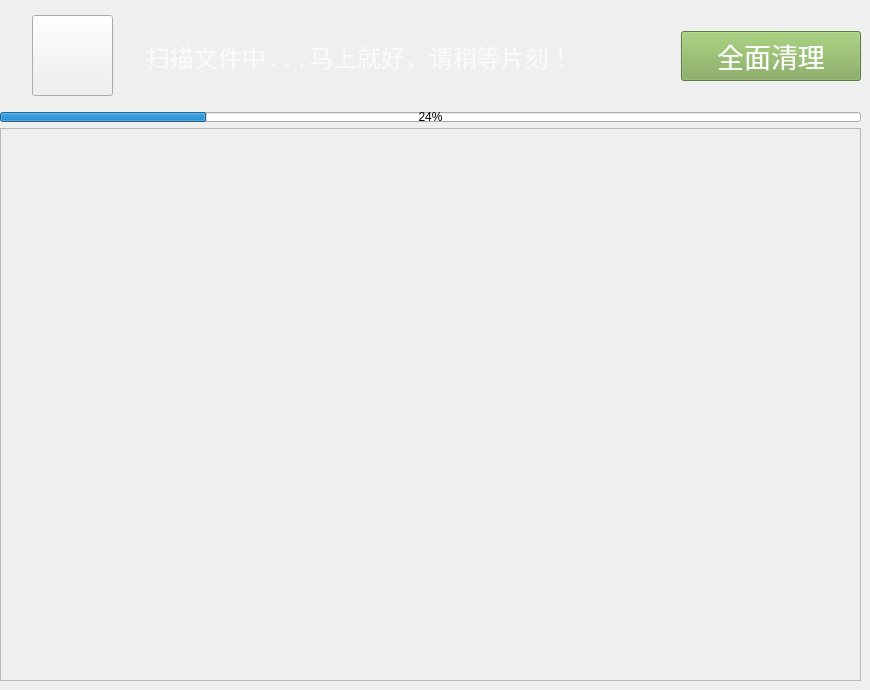
                    <widget class="QWidget" name="sub_cleaner_in_progress">
                     <widget class="QWidget" name="layoutWidget">
                      <property name="geometry">
                       <rect>
                        <x>0</x>
                        <y>0</y>
                        <width>861</width>
                        <height>681</height>
                       </rect>
                      </property>
                      <layout class="QVBoxLayout" name="sub_cleaner_total_layout">
                       <item>
                        <layout class="QVBoxLayout" name="cleaner_in_progress_top_group_w_pgb">
                         <property name="spacing">
                          <number>0</number>
                         </property>
                         <property name="sizeConstraint">
                          <enum>QLayout::SetFixedSize</enum>
                         </property>
                         <item>
                          <layout class="QHBoxLayout" name="cleaner_in_progress_top_group">
                           <property name="spacing">
                            <number>0</number>
                           </property>
                           <property name="sizeConstraint">
                            <enum>QLayout::SetFixedSize</enum>
                           </property>
                           <item>
                            <spacer name="cleaner_in_progress_padding_spacer_left_2">
                             <property name="orientation">
                              <enum>Qt::Horizontal</enum>
                             </property>
                             <property name="sizeHint" stdset="0">
                              <size>
                               <width>40</width>
                               <height>20</height>
                              </size>
                             </property>
                            </spacer>
                           </item>
                           <item>
                            <widget class="QPushButton" name="cleaner_in_progress_icon_placeholder">
                             <property name="sizePolicy">
                              <sizepolicy hsizetype="Preferred" vsizetype="Preferred">
                               <horstretch>0</horstretch>
                               <verstretch>0</verstretch>
                              </sizepolicy>
                             </property>
                             <property name="minimumSize">
                              <size>
                               <width>81</width>
                               <height>81</height>
                              </size>
                             </property>
                             <property name="maximumSize">
                              <size>
                               <width>81</width>
                               <height>81</height>
                              </size>
                             </property>
                             <property name="text">
                              <string/>
                             </property>
                            </widget>
                           </item>
                           <item>
                            <spacer name="cleaner_in_progress_padding_spacer_left">
                             <property name="orientation">
                              <enum>Qt::Horizontal</enum>
                             </property>
                             <property name="sizeHint" stdset="0">
                              <size>
                               <width>40</width>
                               <height>20</height>
                              </size>
                             </property>
                            </spacer>
                           </item>
                           <item>
                            <widget class="QLabel" name="cleaner_in_progress_cleanProgress">
                             <property name="sizePolicy">
                              <sizepolicy hsizetype="Fixed" vsizetype="Fixed">
                               <horstretch>0</horstretch>
                               <verstretch>0</verstretch>
                              </sizepolicy>
                             </property>
                             <property name="minimumSize">
                              <size>
                               <width>470</width>
                               <height>112</height>
                              </size>
                             </property>
                             <property name="maximumSize">
                              <size>
                               <width>16777215</width>
                               <height>112</height>
                              </size>
                             </property>
                             <property name="font">
                              <font>
                               <family>Noto Mono</family>
                               <pointsize>18</pointsize>
                               <weight>50</weight>
                               <italic>false</italic>
                               <bold>false</bold>
                              </font>
                             </property>
                             <property name="styleSheet">
                              <string notr="true">font: 18pt &quot;Noto Mono&quot;;
color: rgb(250, 250, 250);</string>
                             </property>
                             <property name="text">
                              <string>扫描文件中...马上就好，请稍等片刻！</string>
                             </property>
                            </widget>
                           </item>
                           <item>
                            <spacer name="cleaner_in_progress_padding_spacer_right2">
                             <property name="orientation">
                              <enum>Qt::Horizontal</enum>
                             </property>
                             <property name="sizeHint" stdset="0">
                              <size>
                               <width>40</width>
                               <height>20</height>
                              </size>
                             </property>
                            </spacer>
                           </item>
                           <item>
                            <spacer name="cleaner_in_progress_padding_spacer_right">
                             <property name="orientation">
                              <enum>Qt::Horizontal</enum>
                             </property>
                             <property name="sizeHint" stdset="0">
                              <size>
                               <width>40</width>
                               <height>20</height>
                              </size>
                             </property>
                            </spacer>
                           </item>
                           <item>
                            <widget class="QPushButton" name="cleaner_in_progress_btn_nowClean">
                             <property name="sizePolicy">
                              <sizepolicy hsizetype="Fixed" vsizetype="Fixed">
                               <horstretch>0</horstretch>
                               <verstretch>0</verstretch>
                              </sizepolicy>
                             </property>
                             <property name="minimumSize">
                              <size>
                               <width>180</width>
                               <height>10</height>
                              </size>
                             </property>
                             <property name="maximumSize">
                              <size>
                               <width>220</width>
                               <height>50</height>
                              </size>
                             </property>
                             <property name="baseSize">
                              <size>
                               <width>0</width>
                               <height>0</height>
                              </size>
                             </property>
                             <property name="font">
                              <font>
                               <pointsize>20</pointsize>
                              </font>
                             </property>
                             <property name="styleSheet">
                              <string notr="true">QPushButton {
	background-color: rgb(124,166,82);
}
QPushButton:hover {
	background-color: rgb(171,228,113);
}
QPushButton:pressed {	
	background-color: rgb(87,116,57);
}
QPushButton {
	font-size:20pt; color: rgb(255, 255, 255);
}</string>
                             </property>
                             <property name="text">
                              <string>全面清理</string>
                             </property>
                            </widget>
                           </item>
                          </layout>
                         </item>
                         <item>
                          <widget class="QProgressBar" name="cleaner_in_progress_pgsBar">
                           <property name="maximumSize">
                            <size>
                             <width>16777215</width>
                             <height>10</height>
                            </size>
                           </property>
                           <property name="styleSheet">
                            <string notr="true"/>
                           </property>
                           <property name="value">
                            <number>24</number>
                           </property>
                          </widget>
                         </item>
                        </layout>
                       </item>
                       <item>
                        <widget class="QScrollArea" name="cleaner_in_progress_scroll_basis">
                         <property name="widgetResizable">
                          <bool>true</bool>
                         </property>
                         <widget class="QWidget" name="cleaner_in_progress_filler_widget">
                          <property name="geometry">
                           <rect>
                            <x>0</x>
                            <y>0</y>
                            <width>98</width>
                            <height>28</height>
                           </rect>
                          </property>
                          <widget class="QWidget" name="verticalLayoutWidget">
                           <property name="geometry">
                            <rect>
                             <x>-1</x>
                             <y>-1</y>
                             <width>861</width>
                             <height>551</height>
                            </rect>
                           </property>
                           <layout class="QVBoxLayout" name="cleaner_in_progress_result_display">
                            <property name="spacing">
                             <number>0</number>
                            </property>
                           </layout>
                          </widget>
                         </widget>
                        </widget>
                       </item>
                      </layout>
                     </widget>
                    </widget>
